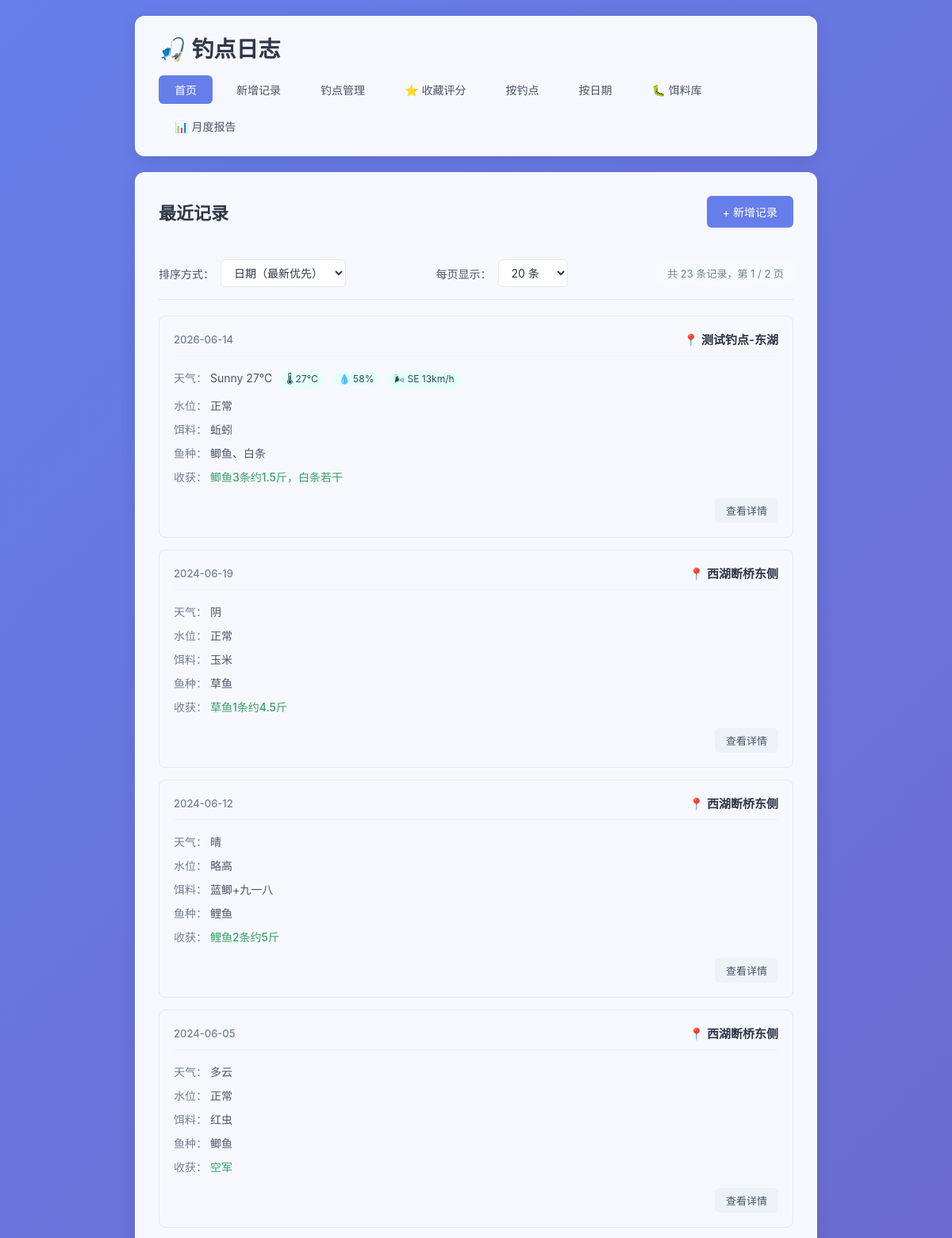
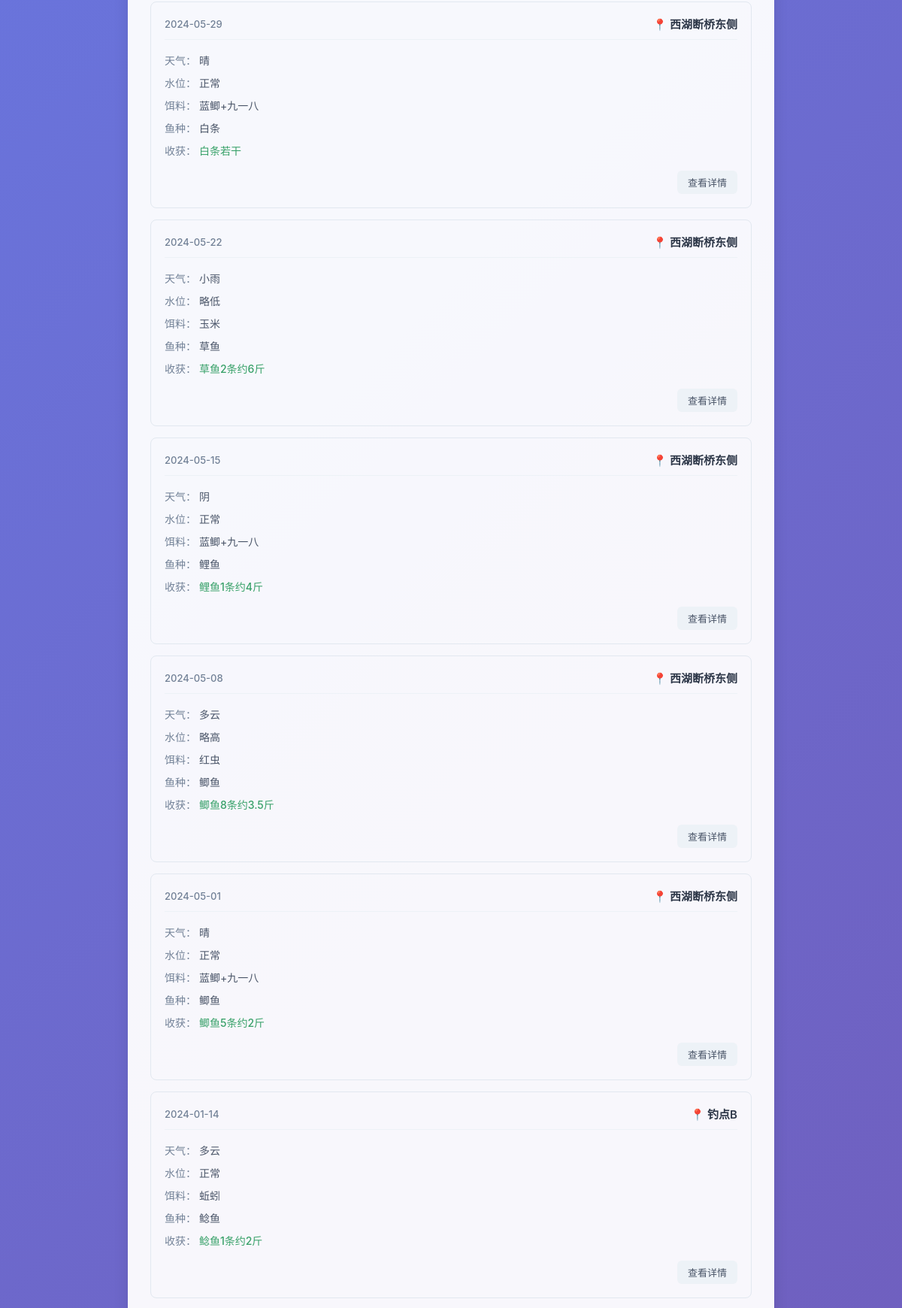
The page / (upper part) on the database its author committed (2 pictures, top to bottom).
### tables this page shows
CREATE TABLE fishing_logs (
            id INTEGER PRIMARY KEY AUTOINCREMENT,
            spot TEXT NOT NULL,
            weather TEXT NOT NULL,
            water_level TEXT NOT NULL,
            bait TEXT NOT NULL,
            fish_species TEXT NOT NULL,
            harvest TEXT NOT NULL,
            next_strategy TEXT,
            created_at DATE NOT NULL
        , temperature TEXT, humidity TEXT, wind TEXT);

### app.py (the view)
@app.route('/')
def index():
    page = request.args.get('page', 1, type=int)
    per_page = request.args.get('per_page', 20, type=int)
    sort_by = request.args.get('sort', 'date_desc')
    per_page = max(10, min(per_page, 100))
    sort_options = {
        'date_desc': ('created_at DESC, id DESC', '日期降序'),
        'date_asc': ('created_at ASC, id ASC', '日期升序'),
        'spot_desc': ('spot DESC, created_at DESC, id DESC', '钓点降序'),
        'spot_asc': ('spot ASC, created_at DESC, id DESC', '钓点升序'),
    }
    order_clause, sort_label = sort_options.get(sort_by, sort_options['date_desc'])
    conn = get_db()
    count_result = conn.execute('SELECT COUNT(*) as total FROM fishing_logs').fetchone()
    total = count_result['total']
    total_pages = max(1, (total + per_page - 1) // per_page)
    page = max(1, min(page, total_pages))
    offset = (page - 1) * per_page
    logs = conn.execute(
        f'SELECT * FROM fishing_logs ORDER BY {order_clause} LIMIT ? OFFSET ?',
        (per_page, offset)
    ).fetchall()
    conn.close()
    return render_template(
        'index.html',
        logs=logs,
        page=page,
        per_page=per_page,
        total=total,
        total_pages=total_pages,
        sort_by=sort_by,
        sort_label=sort_label
    )

### app.py (called while the page is built)
def get_db():
    conn = sqlite3.connect(DB_PATH)
    conn.row_factory = sqlite3.Row
    return conn

### templates/index.html (shortened to what this page needs)
{% extends 'base.html' %}
{% block content %}
    <div class="page-header">
        <h2>最近记录</h2>
        <a href="{{ url_for('add_log') }}" class="btn btn-primary">+ 新增记录</a>
    </div>
    {% if logs %}
        <div class="toolbar">
            <div class="sort-group">
                <label>排序方式：</label>
                <select id="sortSelect" onchange="handleSortChange()">
                    <option value="date_desc" {% if sort_by == 'date_desc' %}selected{% endif %}>日期（最新优先）</option>
                </select>
            </div>
            <div class="per-page-group">
                <label>每页显示：</label>
                <select id="perPageSelect" onchange="handlePerPageChange()">
                    <option value="20" {% if per_page == 20 %}selected{% endif %}>20 条</option>
                </select>
            </div>
            <div class="total-info">
                共 {{ total }} 条记录，第 {{ page }} / {{ total_pages }} 页
            </div>
        </div>
        <div class="log-list">
            {% for log in logs %}
                <div class="log-card">
                    <div class="log-header">
                        <span class="log-date">{{ log['created_at'] }}</span>
                        <span class="log-spot">📍 {{ log['spot'] }}</span>
                    </div>
                    <div class="log-body">
                        <div class="log-row">
                            <span class="label">天气：</span>
                            <span>{{ log['weather'] }}</span>
                            {% if log['temperature'] %}<span class="log-tag">🌡 {{ log['temperature'] }}</span>{% endif %}
                            {% if log['humidity'] %}<span class="log-tag">💧 {{ log['humidity'] }}</span>{% endif %}
                            {% if log['wind'] %}<span class="log-tag">🌬 {{ log['wind'] }}</span>{% endif %}
                        </div>
                        <div class="log-row">
                            <span class="label">水位：</span>
                            <span>{{ log['water_level'] }}</span>
                        </div>
                        <div class="log-row">
                            <span class="label">饵料：</span>
                            <span>{{ log['bait'] }}</span>
                        </div>
                        <div class="log-row">
                            <span class="label">鱼种：</span>
                            <span>{{ log['fish_species'] }}</span>
                        </div>
                        <div class="log-row">
                            <span class="label">收获：</span>
                            <span class="harvest">{{ log['harvest'] }}</span>
                        </div>
                    </div>
                    <div class="log-footer">
                        <a href="{{ url_for('log_detail', log_id=log['id'], page=page, sort=sort_by, per_page=per_page) }}" class="btn btn-small">查看详情</a>
                    </div>
                </div>
            {% endfor %}
        </div>
    {% else %}
        <div class="empty-state">
            <p>还没有任何记录，快去添加第一条吧！</p>
            <a href="{{ url_for('add_log') }}" class="btn btn-primary">+ 新增记录</a>
        </div>
    {% endif %}
{% endblock %}

### static/style.css (style rules this page uses)
* { margin: 0; padding: 0; box-sizing: border-box; }
body { font-family: -apple-system, BlinkMacSystemFont, 'Segoe UI', 'PingFang SC', 'Microsoft YaHei', sans-serif; background: linear-gradient(135deg, #667eea 0%, #764ba2 100%); min-height: 100vh; color: #333; }
.page-header { display: flex; justify-content: space-between; align-items: center; margin-bottom: 25px; flex-wrap: wrap; gap: 15px; }
.page-header h2 { color: #2d3748; font-size: 22px; }
.btn { display: inline-block; padding: 10px 20px; border: none; border-radius: 6px; text-decoration: none; font-size: 14px; cursor: pointer; transition: all 0.2s ease; font-family: inherit; }
.btn-primary { background: #667eea; color: white; }
.btn-small { padding: 6px 14px; font-size: 13px; background: #edf2f7; color: #4a5568; }
.toolbar { display: flex; justify-content: space-between; align-items: center; flex-wrap: wrap; gap: 15px; padding: 15px 0; margin-bottom: 20px; border-bottom: 1px solid #e2e8f0; }
.sort-group, .per-page-group { display: flex; align-items: center; gap: 8px; }
.sort-group label, .per-page-group label { font-size: 14px; color: #4a5568; font-weight: 500; }
.sort-group select, .per-page-group select { padding: 7px 12px; border: 1px solid #e2e8f0; border-radius: 6px; font-size: 14px; background: #fff; color: #2d3748; cursor: pointer; transition: all 0.2s ease; font-family: inherit; }
.total-info { font-size: 13px; color: #718096; padding: 6px 12px; background: #f7fafc; border-radius: 6px; }
.log-list { display: grid; gap: 15px; }
.log-card { border: 1px solid #e2e8f0; border-radius: 8px; padding: 18px; transition: all 0.2s ease; }
.log-header { display: flex; justify-content: space-between; align-items: center; margin-bottom: 12px; padding-bottom: 10px; border-bottom: 1px solid #edf2f7; }
.log-date { font-size: 13px; color: #718096; font-weight: 500; }
.log-spot { font-size: 15px; font-weight: 600; color: #2d3748; }
.log-body { margin-bottom: 12px; }
.log-row { padding: 5px 0; font-size: 14px; color: #4a5568; }
.log-row .label { font-weight: 500; color: #718096; }
.log-row .harvest { color: #38a169; font-weight: 500; }
.log-footer { text-align: right; }
.log-tag { display: inline-block; font-size: 12px; padding: 1px 8px; background: #e6fffa; color: #234e52; border-radius: 10px; margin-left: 6px; }

### rows shown on the page
fishing_logs: created_at "2026-06-14", spot "测试钓点-东湖", weather "Sunny 27℃", temperature "27℃", humidity "58%", wind "SE 13km/h", water_level "正常", bait "蚯蚓", fish_species "鲫鱼、白条", harvest "鲫鱼3条约1.5斤，白条若干"
fishing_logs: created_at "2024-06-19", spot "西湖断桥东侧", weather "阴", water_level "正常", bait "玉米", fish_species "草鱼", harvest "草鱼1条约4.5斤"
fishing_logs: created_at "2024-06-12", spot "西湖断桥东侧", weather "晴", water_level "略高", bait "蓝鲫+九一八", fish_species "鲤鱼", harvest "鲤鱼2条约5斤"
fishing_logs: created_at "2024-06-05", spot "西湖断桥东侧", weather "多云", water_level "正常", bait "红虫", fish_species "鲫鱼", harvest "空军"
fishing_logs: created_at "2024-05-29", spot "西湖断桥东侧", weather "晴", water_level "正常", bait "蓝鲫+九一八", fish_species "白条", harvest "白条若干"
fishing_logs: created_at "2024-05-22", spot "西湖断桥东侧", weather "小雨", water_level "略低", bait "玉米", fish_species "草鱼", harvest "草鱼2条约6斤"
fishing_logs: created_at "2024-05-15", spot "西湖断桥东侧", weather "阴", water_level "正常", bait "蓝鲫+九一八", fish_species "鲤鱼", harvest "鲤鱼1条约4斤"
fishing_logs: created_at "2024-05-08", spot "西湖断桥东侧", weather "多云", water_level "略高", bait "红虫", fish_species "鲫鱼", harvest "鲫鱼8条约3.5斤"
fishing_logs: created_at "2024-05-01", spot "西湖断桥东侧", weather "晴", water_level "正常", bait "蓝鲫+九一八", fish_species "鲫鱼", harvest "鲫鱼5条约2斤"
fishing_logs: created_at "2024-01-14", spot "钓点B", weather "多云", water_level "正常", bait "蚯蚓", fish_species "鲶鱼", harvest "鲶鱼1条约2斤"

### other values the page prints
{{ total }} "23"
{{ page }} "1"
{{ total_pages }} "2"
